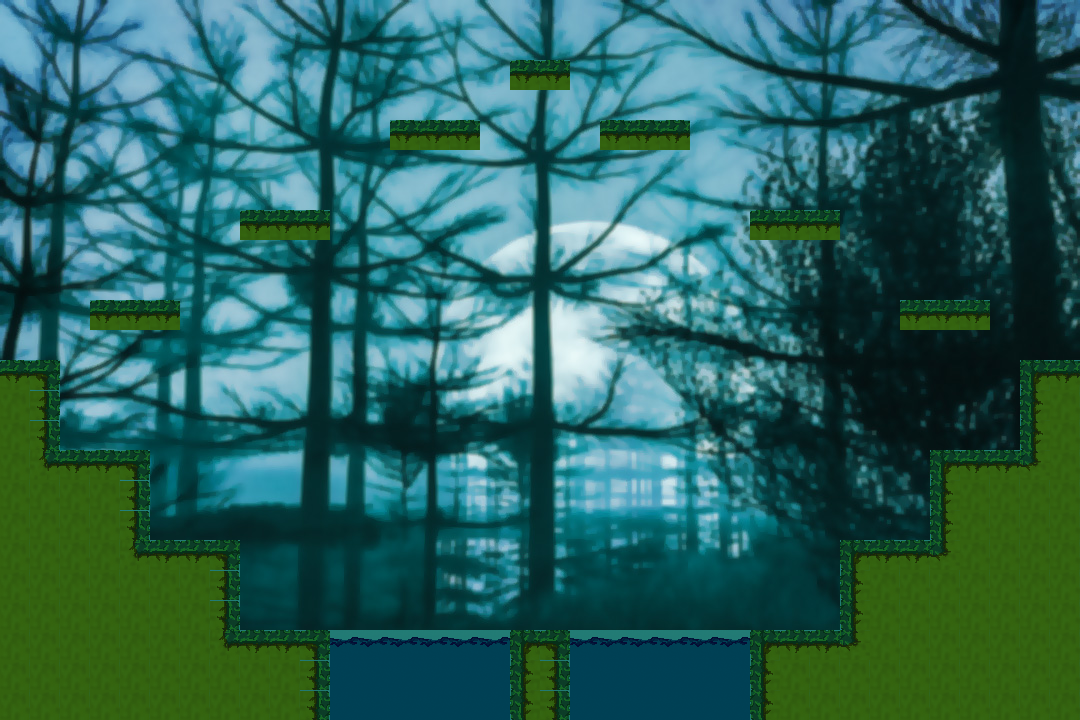

Tiled map render using the project's own tile images. Description and the map definition, with tile-layer contents summarised, below:
An orthogonal 36x24 tile map with 30x30 px tiles, 2 tile layers (Background, Platform), 2 tilesets and 23 objects.

<map version="1.5" tiledversion="1.7.2" orientation="orthogonal" renderorder="right-down" width="36" height="24" tilewidth="30" tileheight="30" infinite="0" nextlayerid="14" nextobjectid="26">
 <tileset firstgid="1" name="spider" tilewidth="30" tileheight="30" tilecount="864" columns="36">
  <image source="All background/spider.jpg" width="1080" height="720" />
 </tileset>
 <tileset firstgid="865" name="SPIDER_TILESET" tilewidth="30" tileheight="30" tilecount="16" columns="4">
  <image source="Tilesets/SPIDER_TILESET.png" width="120" height="120" />
 </tileset>
 <layer id="1" name="Background" width="36" height="24">
  <data>[864 cells, 864 non-empty, 864 distinct tile ids]</data>
 </layer>
 <layer id="2" name="Platform" width="36" height="24">
  <data>[864 cells, 218 non-empty, 10 distinct tile ids]</data>
 </layer>
 <objectgroup id="3" name="bird" />
 <objectgroup id="4" name="frog">
  <object id="24" x="26.6667" y="326.667" width="33.3333" height="32" />
  <object id="25" x="872" y="505.333" width="29.3333" height="30.6667" />
 </objectgroup>
 <objectgroup id="6" name="respawn_point">
  <object id="3" x="511" y="599" width="30" height="30" />
 </objectgroup>
 <objectgroup id="7" name="lizard">
  <object id="21" x="241.333" y="177.333" width="90.6667" height="32" />
  <object id="22" x="600" y="88" width="90.6667" height="32" />
 </objectgroup>
 <objectgroup id="8" name="Platform">
  <object id="5" x="510" y="59" width="59" height="31" />
  <object id="6" x="601" y="119" width="90" height="30" />
  <object id="7" x="389" y="118" width="90" height="32" />
  <object id="8" x="750" y="210" width="90" height="31" />
  <object id="9" x="240" y="210" width="91" height="31" />
  <object id="10" x="900" y="300" width="90" height="31" />
  <object id="12" x="930" y="449" width="149" height="271" />
  <object id="13" x="1021" y="359" width="59" height="90" />
  <object id="14" x="841" y="538" width="89" height="182" />
  <object id="15" x="752" y="628" width="88" height="92" />
  <object id="16" x="0" y="448" width="152" height="271" />
  <object id="17" x="0" y="359" width="59" height="89" />
  <object id="18" x="152" y="541" width="87" height="179" />
  <object id="19" x="240" y="630" width="88" height="90" />
  <object id="20" x="90" y="299" width="90" height="31" />
 </objectgroup>
 <objectgroup id="9" name="end_point">
  <object id="4" x="540" y="28" width="29" height="31" />
 </objectgroup>
 <objectgroup id="10" name="water">
  <object id="1" x="330" y="630" width="179" height="90" />
  <object id="2" x="570" y="629" width="181" height="91" />
 </objectgroup>
</map>